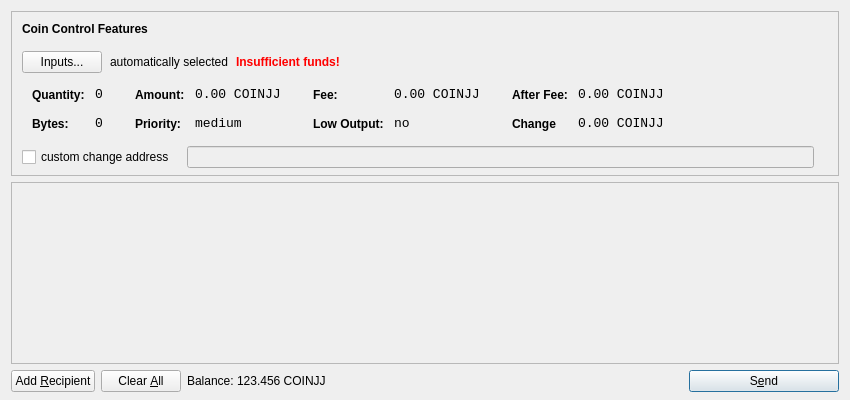
<?xml version="1.0" encoding="UTF-8"?>
<ui version="4.0">
 <class>SendCoinsDialog</class>
 <widget class="QDialog" name="SendCoinsDialog">
  <property name="geometry">
   <rect>
    <x>0</x>
    <y>0</y>
    <width>850</width>
    <height>400</height>
   </rect>
  </property>
  <property name="windowTitle">
   <string>Send Coins</string>
  </property>
  <layout class="QVBoxLayout" name="verticalLayout" stretch="0,1,0">
   <property name="bottomMargin">
    <number>8</number>
   </property>
   <item>
    <widget class="QFrame" name="frameCoinControl">
     <property name="sizePolicy">
      <sizepolicy hsizetype="Expanding" vsizetype="Expanding">
       <horstretch>0</horstretch>
       <verstretch>0</verstretch>
      </sizepolicy>
     </property>
     <property name="maximumSize">
      <size>
       <width>16777215</width>
       <height>16777215</height>
      </size>
     </property>
     <property name="frameShape">
      <enum>QFrame::StyledPanel</enum>
     </property>
     <property name="frameShadow">
      <enum>QFrame::Sunken</enum>
     </property>
     <layout class="QVBoxLayout" name="verticalLayoutCoinControl2">
      <property name="spacing">
       <number>6</number>
      </property>
      <property name="leftMargin">
       <number>0</number>
      </property>
      <property name="topMargin">
       <number>0</number>
      </property>
      <property name="rightMargin">
       <number>0</number>
      </property>
      <property name="bottomMargin">
       <number>6</number>
      </property>
      <item>
       <layout class="QVBoxLayout" name="verticalLayoutCoinControl" stretch="0,0,0,0,1">
        <property name="spacing">
         <number>0</number>
        </property>
        <property name="leftMargin">
         <number>10</number>
        </property>
        <property name="topMargin">
         <number>10</number>
        </property>
        <item>
         <layout class="QHBoxLayout" name="horizontalLayoutCoinControl1">
          <property name="bottomMargin">
           <number>15</number>
          </property>
          <item>
           <widget class="QLabel" name="labelCoinControlFeatures">
            <property name="sizePolicy">
             <sizepolicy hsizetype="Preferred" vsizetype="Maximum">
              <horstretch>0</horstretch>
              <verstretch>0</verstretch>
             </sizepolicy>
            </property>
            <property name="font">
             <font>
              <weight>75</weight>
              <bold>true</bold>
             </font>
            </property>
            <property name="styleSheet">
             <string notr="true">font-weight:bold;</string>
            </property>
            <property name="text">
             <string>Coin Control Features</string>
            </property>
           </widget>
          </item>
         </layout>
        </item>
        <item>
         <layout class="QHBoxLayout" name="horizontalLayoutCoinControl2" stretch="0,0,0,0">
          <property name="spacing">
           <number>8</number>
          </property>
          <property name="bottomMargin">
           <number>10</number>
          </property>
          <item>
           <widget class="QPushButton" name="pushButtonCoinControl">
            <property name="styleSheet">
             <string notr="true"/>
            </property>
            <property name="text">
             <string>Inputs...</string>
            </property>
           </widget>
          </item>
          <item>
           <widget class="QLabel" name="labelCoinControlAutomaticallySelected">
            <property name="text">
             <string>automatically selected</string>
            </property>
            <property name="margin">
             <number>5</number>
            </property>
           </widget>
          </item>
          <item>
           <widget class="QLabel" name="labelCoinControlInsuffFunds">
            <property name="font">
             <font>
              <weight>75</weight>
              <bold>true</bold>
             </font>
            </property>
            <property name="styleSheet">
             <string notr="true">color:red;font-weight:bold;</string>
            </property>
            <property name="text">
             <string>Insufficient funds!</string>
            </property>
            <property name="margin">
             <number>5</number>
            </property>
           </widget>
          </item>
          <item>
           <spacer name="horizontalSpacerCoinControl">
            <property name="orientation">
             <enum>Qt::Horizontal</enum>
            </property>
            <property name="sizeHint" stdset="0">
             <size>
              <width>40</width>
              <height>1</height>
             </size>
            </property>
           </spacer>
          </item>
         </layout>
        </item>
        <item>
         <widget class="QWidget" name="widgetCoinControl" native="true">
          <property name="sizePolicy">
           <sizepolicy hsizetype="Preferred" vsizetype="Preferred">
            <horstretch>0</horstretch>
            <verstretch>0</verstretch>
           </sizepolicy>
          </property>
          <property name="minimumSize">
           <size>
            <width>0</width>
            <height>0</height>
           </size>
          </property>
          <property name="styleSheet">
           <string notr="true"/>
          </property>
          <layout class="QHBoxLayout" name="horizontalLayoutCoinControl5">
           <property name="margin">
            <number>0</number>
           </property>
           <item>
            <layout class="QHBoxLayout" name="horizontalLayoutCoinControl3" stretch="0,0,0,1">
             <property name="spacing">
              <number>20</number>
             </property>
             <property name="topMargin">
              <number>0</number>
             </property>
             <property name="bottomMargin">
              <number>10</number>
             </property>
             <item>
              <layout class="QFormLayout" name="formLayoutCoinControl1">
               <property name="horizontalSpacing">
                <number>10</number>
               </property>
               <property name="verticalSpacing">
                <number>14</number>
               </property>
               <property name="leftMargin">
                <number>10</number>
               </property>
               <property name="topMargin">
                <number>4</number>
               </property>
               <property name="rightMargin">
                <number>6</number>
               </property>
               <item row="0" column="0">
                <widget class="QLabel" name="labelCoinControlQuantityText">
                 <property name="styleSheet">
                  <string notr="true">font-weight:bold;</string>
                 </property>
                 <property name="text">
                  <string>Quantity:</string>
                 </property>
                 <property name="margin">
                  <number>0</number>
                 </property>
                </widget>
               </item>
               <item row="0" column="1">
                <widget class="QLabel" name="labelCoinControlQuantity">
                 <property name="font">
                  <font>
                   <family>Monospace</family>
                   <pointsize>10</pointsize>
                  </font>
                 </property>
                 <property name="cursor">
                  <cursorShape>IBeamCursor</cursorShape>
                 </property>
                 <property name="contextMenuPolicy">
                  <enum>Qt::ActionsContextMenu</enum>
                 </property>
                 <property name="text">
                  <string>0</string>
                 </property>
                 <property name="margin">
                  <number>0</number>
                 </property>
                 <property name="textInteractionFlags">
                  <set>Qt::LinksAccessibleByMouse|Qt::TextSelectableByKeyboard|Qt::TextSelectableByMouse</set>
                 </property>
                </widget>
               </item>
               <item row="1" column="0">
                <widget class="QLabel" name="labelCoinControlBytesText">
                 <property name="styleSheet">
                  <string notr="true">font-weight:bold;</string>
                 </property>
                 <property name="text">
                  <string>Bytes:</string>
                 </property>
                </widget>
               </item>
               <item row="1" column="1">
                <widget class="QLabel" name="labelCoinControlBytes">
                 <property name="font">
                  <font>
                   <family>Monospace</family>
                   <pointsize>10</pointsize>
                  </font>
                 </property>
                 <property name="cursor">
                  <cursorShape>IBeamCursor</cursorShape>
                 </property>
                 <property name="contextMenuPolicy">
                  <enum>Qt::ActionsContextMenu</enum>
                 </property>
                 <property name="text">
                  <string>0</string>
                 </property>
                 <property name="textInteractionFlags">
                  <set>Qt::LinksAccessibleByMouse|Qt::TextSelectableByKeyboard|Qt::TextSelectableByMouse</set>
                 </property>
                </widget>
               </item>
              </layout>
             </item>
             <item>
              <layout class="QFormLayout" name="formLayoutCoinControl2">
               <property name="horizontalSpacing">
                <number>10</number>
               </property>
               <property name="verticalSpacing">
                <number>14</number>
               </property>
               <property name="leftMargin">
                <number>6</number>
               </property>
               <property name="topMargin">
                <number>4</number>
               </property>
               <property name="rightMargin">
                <number>6</number>
               </property>
               <item row="0" column="0">
                <widget class="QLabel" name="labelCoinControlAmountText">
                 <property name="styleSheet">
                  <string notr="true">font-weight:bold;</string>
                 </property>
                 <property name="text">
                  <string>Amount:</string>
                 </property>
                 <property name="margin">
                  <number>0</number>
                 </property>
                </widget>
               </item>
               <item row="0" column="1">
                <widget class="QLabel" name="labelCoinControlAmount">
                 <property name="font">
                  <font>
                   <family>Monospace</family>
                   <pointsize>10</pointsize>
                  </font>
                 </property>
                 <property name="cursor">
                  <cursorShape>IBeamCursor</cursorShape>
                 </property>
                 <property name="contextMenuPolicy">
                  <enum>Qt::ActionsContextMenu</enum>
                 </property>
                 <property name="text">
                  <string>0.00 COINJJ</string>
                 </property>
                 <property name="textInteractionFlags">
                  <set>Qt::LinksAccessibleByMouse|Qt::TextSelectableByKeyboard|Qt::TextSelectableByMouse</set>
                 </property>
                </widget>
               </item>
               <item row="1" column="0">
                <widget class="QLabel" name="labelCoinControlPriorityText">
                 <property name="styleSheet">
                  <string notr="true">font-weight:bold;</string>
                 </property>
                 <property name="text">
                  <string>Priority:</string>
                 </property>
                </widget>
               </item>
               <item row="1" column="1">
                <widget class="QLabel" name="labelCoinControlPriority">
                 <property name="font">
                  <font>
                   <family>Monospace</family>
                   <pointsize>10</pointsize>
                  </font>
                 </property>
                 <property name="cursor">
                  <cursorShape>IBeamCursor</cursorShape>
                 </property>
                 <property name="contextMenuPolicy">
                  <enum>Qt::ActionsContextMenu</enum>
                 </property>
                 <property name="text">
                  <string>medium</string>
                 </property>
                 <property name="textInteractionFlags">
                  <set>Qt::LinksAccessibleByMouse|Qt::TextSelectableByKeyboard|Qt::TextSelectableByMouse</set>
                 </property>
                </widget>
               </item>
              </layout>
             </item>
             <item>
              <layout class="QFormLayout" name="formLayoutCoinControl3">
               <property name="horizontalSpacing">
                <number>10</number>
               </property>
               <property name="verticalSpacing">
                <number>14</number>
               </property>
               <property name="leftMargin">
                <number>6</number>
               </property>
               <property name="topMargin">
                <number>4</number>
               </property>
               <property name="rightMargin">
                <number>6</number>
               </property>
               <item row="0" column="0">
                <widget class="QLabel" name="labelCoinControlFeeText">
                 <property name="styleSheet">
                  <string notr="true">font-weight:bold;</string>
                 </property>
                 <property name="text">
                  <string>Fee:</string>
                 </property>
                 <property name="margin">
                  <number>0</number>
                 </property>
                </widget>
               </item>
               <item row="0" column="1">
                <widget class="QLabel" name="labelCoinControlFee">
                 <property name="font">
                  <font>
                   <family>Monospace</family>
                   <pointsize>10</pointsize>
                  </font>
                 </property>
                 <property name="cursor">
                  <cursorShape>IBeamCursor</cursorShape>
                 </property>
                 <property name="contextMenuPolicy">
                  <enum>Qt::ActionsContextMenu</enum>
                 </property>
                 <property name="text">
                  <string>0.00 COINJJ</string>
                 </property>
                 <property name="textInteractionFlags">
                  <set>Qt::LinksAccessibleByMouse|Qt::TextSelectableByKeyboard|Qt::TextSelectableByMouse</set>
                 </property>
                </widget>
               </item>
               <item row="1" column="0">
                <widget class="QLabel" name="labelCoinControlLowOutputText">
                 <property name="styleSheet">
                  <string notr="true">font-weight:bold;</string>
                 </property>
                 <property name="text">
                  <string>Low Output:</string>
                 </property>
                </widget>
               </item>
               <item row="1" column="1">
                <widget class="QLabel" name="labelCoinControlLowOutput">
                 <property name="font">
                  <font>
                   <family>Monospace</family>
                   <pointsize>10</pointsize>
                  </font>
                 </property>
                 <property name="cursor">
                  <cursorShape>IBeamCursor</cursorShape>
                 </property>
                 <property name="contextMenuPolicy">
                  <enum>Qt::ActionsContextMenu</enum>
                 </property>
                 <property name="text">
                  <string>no</string>
                 </property>
                 <property name="textInteractionFlags">
                  <set>Qt::LinksAccessibleByMouse|Qt::TextSelectableByKeyboard|Qt::TextSelectableByMouse</set>
                 </property>
                </widget>
               </item>
              </layout>
             </item>
             <item>
              <layout class="QFormLayout" name="formLayoutCoinControl4">
               <property name="horizontalSpacing">
                <number>10</number>
               </property>
               <property name="verticalSpacing">
                <number>14</number>
               </property>
               <property name="leftMargin">
                <number>6</number>
               </property>
               <property name="topMargin">
                <number>4</number>
               </property>
               <property name="rightMargin">
                <number>6</number>
               </property>
               <item row="0" column="0">
                <widget class="QLabel" name="labelCoinControlAfterFeeText">
                 <property name="styleSheet">
                  <string notr="true">font-weight:bold;</string>
                 </property>
                 <property name="text">
                  <string>After Fee:</string>
                 </property>
                 <property name="margin">
                  <number>0</number>
                 </property>
                </widget>
               </item>
               <item row="0" column="1">
                <widget class="QLabel" name="labelCoinControlAfterFee">
                 <property name="font">
                  <font>
                   <family>Monospace</family>
                   <pointsize>10</pointsize>
                  </font>
                 </property>
                 <property name="cursor">
                  <cursorShape>IBeamCursor</cursorShape>
                 </property>
                 <property name="contextMenuPolicy">
                  <enum>Qt::ActionsContextMenu</enum>
                 </property>
                 <property name="text">
                  <string>0.00 COINJJ</string>
                 </property>
                 <property name="textInteractionFlags">
                  <set>Qt::LinksAccessibleByMouse|Qt::TextSelectableByKeyboard|Qt::TextSelectableByMouse</set>
                 </property>
                </widget>
               </item>
               <item row="1" column="0">
                <widget class="QLabel" name="labelCoinControlChangeText">
                 <property name="styleSheet">
                  <string notr="true">font-weight:bold;</string>
                 </property>
                 <property name="text">
                  <string>Change</string>
                 </property>
                </widget>
               </item>
               <item row="1" column="1">
                <widget class="QLabel" name="labelCoinControlChange">
                 <property name="font">
                  <font>
                   <family>Monospace</family>
                   <pointsize>10</pointsize>
                  </font>
                 </property>
                 <property name="cursor">
                  <cursorShape>IBeamCursor</cursorShape>
                 </property>
                 <property name="contextMenuPolicy">
                  <enum>Qt::ActionsContextMenu</enum>
                 </property>
                 <property name="text">
                  <string>0.00 COINJJ</string>
                 </property>
                 <property name="textInteractionFlags">
                  <set>Qt::LinksAccessibleByMouse|Qt::TextSelectableByKeyboard|Qt::TextSelectableByMouse</set>
                 </property>
                </widget>
               </item>
              </layout>
             </item>
            </layout>
           </item>
          </layout>
         </widget>
        </item>
        <item>
         <layout class="QHBoxLayout" name="horizontalLayoutCoinControl4" stretch="0,0,0">
          <property name="spacing">
           <number>12</number>
          </property>
          <property name="sizeConstraint">
           <enum>QLayout::SetDefaultConstraint</enum>
          </property>
          <property name="topMargin">
           <number>5</number>
          </property>
          <property name="rightMargin">
           <number>5</number>
          </property>
          <item>
           <widget class="QCheckBox" name="checkBoxCoinControlChange">
            <property name="text">
             <string>custom change address</string>
            </property>
           </widget>
          </item>
          <item>
           <widget class="QLineEdit" name="lineEditCoinControlChange">
            <property name="enabled">
             <bool>false</bool>
            </property>
            <property name="sizePolicy">
             <sizepolicy hsizetype="Expanding" vsizetype="Fixed">
              <horstretch>0</horstretch>
              <verstretch>0</verstretch>
             </sizepolicy>
            </property>
           </widget>
          </item>
          <item>
           <widget class="QLabel" name="labelCoinControlChangeLabel">
            <property name="sizePolicy">
             <sizepolicy hsizetype="Preferred" vsizetype="Expanding">
              <horstretch>0</horstretch>
              <verstretch>0</verstretch>
             </sizepolicy>
            </property>
            <property name="minimumSize">
             <size>
              <width>0</width>
              <height>0</height>
             </size>
            </property>
            <property name="text">
             <string/>
            </property>
            <property name="margin">
             <number>3</number>
            </property>
           </widget>
          </item>
         </layout>
        </item>
        <item>
         <spacer name="verticalSpacerCoinControl">
          <property name="orientation">
           <enum>Qt::Vertical</enum>
          </property>
          <property name="sizeHint" stdset="0">
           <size>
            <width>800</width>
            <height>1</height>
           </size>
          </property>
         </spacer>
        </item>
       </layout>
      </item>
     </layout>
    </widget>
   </item>
   <item>
    <widget class="QScrollArea" name="scrollArea">
     <property name="widgetResizable">
      <bool>true</bool>
     </property>
     <widget class="QWidget" name="scrollAreaWidgetContents">
      <property name="geometry">
       <rect>
        <x>0</x>
        <y>0</y>
        <width>830</width>
        <height>162</height>
       </rect>
      </property>
      <layout class="QVBoxLayout" name="verticalLayout_2">
       <property name="margin">
        <number>0</number>
       </property>
       <item>
        <layout class="QVBoxLayout" name="entries">
         <property name="spacing">
          <number>6</number>
         </property>
        </layout>
       </item>
       <item>
        <spacer name="verticalSpacer">
         <property name="orientation">
          <enum>Qt::Vertical</enum>
         </property>
         <property name="sizeHint" stdset="0">
          <size>
           <width>20</width>
           <height>40</height>
          </size>
         </property>
        </spacer>
       </item>
      </layout>
     </widget>
    </widget>
   </item>
   <item>
    <layout class="QHBoxLayout" name="horizontalLayout">
     <item>
      <widget class="QPushButton" name="addButton">
       <property name="toolTip">
        <string>Send to multiple recipients at once</string>
       </property>
       <property name="text">
        <string>Add &amp;Recipient</string>
       </property>
       <property name="icon">
        <iconset resource="../bitcoin.qrc">
         <normaloff>:/icons/add</normaloff>:/icons/add</iconset>
       </property>
       <property name="autoDefault">
        <bool>false</bool>
       </property>
      </widget>
     </item>
     <item>
      <widget class="QPushButton" name="clearButton">
       <property name="sizePolicy">
        <sizepolicy hsizetype="Minimum" vsizetype="Fixed">
         <horstretch>0</horstretch>
         <verstretch>0</verstretch>
        </sizepolicy>
       </property>
       <property name="toolTip">
        <string>Remove all transaction fields</string>
       </property>
       <property name="text">
        <string>Clear &amp;All</string>
       </property>
       <property name="icon">
        <iconset resource="../bitcoin.qrc">
         <normaloff>:/icons/remove</normaloff>:/icons/remove</iconset>
       </property>
       <property name="autoRepeatDelay">
        <number>300</number>
       </property>
       <property name="autoDefault">
        <bool>false</bool>
       </property>
      </widget>
     </item>
     <item>
      <layout class="QHBoxLayout" name="horizontalLayout_2">
       <property name="spacing">
        <number>3</number>
       </property>
       <item>
        <widget class="QLabel" name="label">
         <property name="sizePolicy">
          <sizepolicy hsizetype="Preferred" vsizetype="Fixed">
           <horstretch>0</horstretch>
           <verstretch>0</verstretch>
          </sizepolicy>
         </property>
         <property name="text">
          <string>Balance:</string>
         </property>
        </widget>
       </item>
       <item>
        <widget class="QLabel" name="labelBalance">
         <property name="sizePolicy">
          <sizepolicy hsizetype="Preferred" vsizetype="Fixed">
           <horstretch>0</horstretch>
           <verstretch>0</verstretch>
          </sizepolicy>
         </property>
         <property name="cursor">
          <cursorShape>IBeamCursor</cursorShape>
         </property>
         <property name="text">
          <string>123.456 COINJJ</string>
         </property>
         <property name="textInteractionFlags">
          <set>Qt::LinksAccessibleByMouse|Qt::TextSelectableByKeyboard|Qt::TextSelectableByMouse</set>
         </property>
        </widget>
       </item>
      </layout>
     </item>
     <item>
      <spacer name="horizontalSpacer">
       <property name="orientation">
        <enum>Qt::Horizontal</enum>
       </property>
       <property name="sizeHint" stdset="0">
        <size>
         <width>40</width>
         <height>20</height>
        </size>
       </property>
      </spacer>
     </item>
     <item>
      <widget class="QPushButton" name="sendButton">
       <property name="minimumSize">
        <size>
         <width>150</width>
         <height>0</height>
        </size>
       </property>
       <property name="toolTip">
        <string>Confirm the send action</string>
       </property>
       <property name="text">
        <string>S&amp;end</string>
       </property>
       <property name="icon">
        <iconset resource="../bitcoin.qrc">
         <normaloff>:/icons/send</normaloff>:/icons/send</iconset>
       </property>
       <property name="default">
        <bool>true</bool>
       </property>
      </widget>
     </item>
    </layout>
   </item>
  </layout>
 </widget>
 <resources>
  <include location="../bitcoin.qrc"/>
 </resources>
 <connections/>
</ui>
